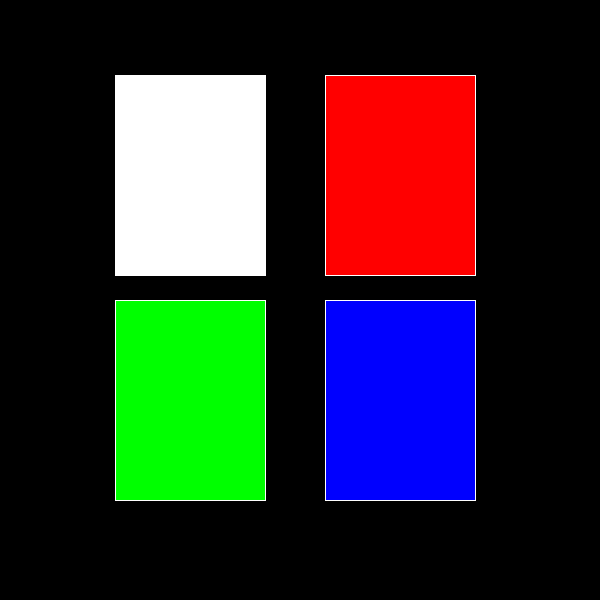
Frame 1 (no input)
Frame 60 (the mouse pressed at the canvas centre just before this capture): identical to frame 1, image omitted
Frame 120 (the mouse held since frame 60 and released just before this capture): identical to frame 1, image omitted

The Processing sketch that drew this single still picture (run headless with seeded random() and noise(); from frame 60 on, the mouse is pressed at the canvas centre):

// Processing sketch: garbage
// ── garbage.pde
float wx = 115;
float wy = 75;
float rx = 325;
float ry = 75;
float gx = 115;
float gy = 300;
float bx = 325;
float by = 300;
boolean overBox, overBox1, overBox2, overBox3 = false;
boolean locked, locked1, locked2, locked3 = false;
float xOffset, xOffset1, xOffset2, xOffset3 = 0.0;
float yOffset, yOffset1, yOffset2, yOffset3 = 0.0;

void setup(){
  size(600, 600);
  }

void draw(){
 background (0);
  fill(0);
  stroke(255);
  rect(115, 75, 150, 200);
  rect(325, 75, 150, 200);
  rect(115, 300, 150, 200);
  rect(325, 300, 150, 200);
  
  if(mouseX > wx && mouseX < wx+150 && mouseY > wy && mouseY < wy+200){
    overBox = true; 
  }else{
      overBox = false;
    }
    fill(255);
    rect(wx, wy, 150, 200);
    
    if(mouseX > rx && mouseX < rx+150 && mouseY > ry && mouseY < ry+200){
    overBox1 = true; 
  }else{
      overBox1 = false;
    }
    fill(255, 0, 0);
    rect(rx, ry, 150, 200);
    
    if(mouseX > gx && mouseX < gx+150 && mouseY > gy && mouseY < gy+200){
    overBox2 = true; 
  }else{
      overBox2 = false;
    }
    fill(0, 255, 0);
    rect(gx, gy, 150, 200);
    
    if(mouseX > bx && mouseX < bx+150 && mouseY > by && mouseY < by+200){
    overBox3 = true; 
  }else{
      overBox3 = false;
    }
    fill(0, 0, 255);
    rect(bx, by, 150, 200);
}

void mousePressed(){
 {if(overBox){
   locked = true;
 } else {
   locked = false;
 } 
 xOffset = mouseX-wx;
 yOffset = mouseY-wy;}
 
 {if(overBox1){
   locked1 = true;
 } else {
   locked1 = false;
 }
 xOffset1 = mouseX-rx;
 yOffset1 = mouseY-ry;}


 {if(overBox2){
   locked2 = true;
 } else {
   locked2 = false;
 }
 xOffset2 = mouseX-gx;
 yOffset2 = mouseY-gy;}


{if(overBox3){
   locked3 = true;
 } else {
   locked3 = false;
 }
 xOffset3 = mouseX-bx;
 yOffset3 = mouseY-by;}
}

void mouseDragged(){
  if(locked){
    wx = mouseX-xOffset;
    wy = mouseY-yOffset;
  }
  if(locked1){
    rx = mouseX-xOffset1;
    ry = mouseY-yOffset1;
  }
  if(locked2){
    gx = mouseX-xOffset2;
    gy = mouseY-yOffset2;
  }
  if(locked3){
    bx = mouseX-xOffset3;
    by = mouseY-yOffset3;
  }
}

void mouseReleased(){
  if(overBox){
  if(mouseX > 115 && mouseX < 265 && mouseY > 75 && mouseY < 275){
    wx=115;
    wy=75;}
  if(mouseX > 325 && mouseX < 475 && mouseY > 75 && mouseY < 275){
  wx=325;
  wy=75;}
  if(mouseX > 115 && mouseX < 265 && mouseY > 300 && mouseY < 500){
  wx=115;
  wy=300;}
  if(mouseX > 325 && mouseX < 475 && mouseY > 300 && mouseY < 500){
  wx=325;
  wy=300;
locked = false;}


  locked1 = false;}
  locked2 = false;
  locked3 = false;
}
